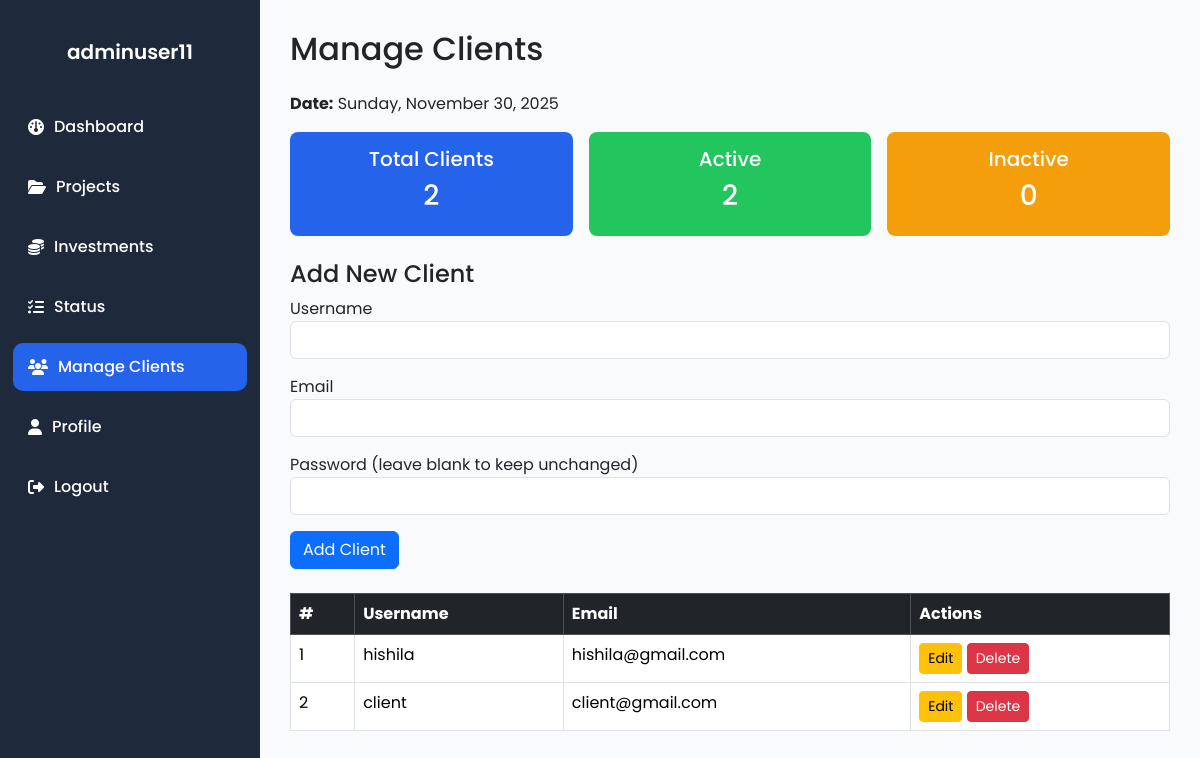
Screenshot of /admin/admin_sidebar.php (signed in) with the database file from the repository.
### tables this page shows
CREATE TABLE `users` (
  `id` int(11) NOT NULL,
  `username` varchar(255) NOT NULL,
  `email` varchar(150) NOT NULL,
  `password` varchar(255) NOT NULL,
  `role` enum('admin','client','investor') NOT NULL DEFAULT 'client',
  `created_at` timestamp NOT NULL DEFAULT current_timestamp(),
  `country` varchar(100) DEFAULT NULL,
  `phone` varchar(20) DEFAULT NULL,
  `status` enum('active','inactive') DEFAULT 'active',
  `city` varchar(100) DEFAULT NULL,
  `deleted_at` datetime DEFAULT NULL
);

### admin/admin_sidebar.php (the view, shortened to what this page needs)
<?php
require '../db_connect.php';
$admin_name = $_SESSION['username'] ?? 'Admin';
$date = date("l, F d, Y");
$total_clients = $pdo->query("SELECT COUNT(*) FROM users WHERE role='client'")->fetchColumn();
$active_clients = $pdo->query("SELECT COUNT(*) FROM users WHERE role='client' AND status='active'")->fetchColumn();
$inactive_clients = $total_clients - $active_clients;
$edit_mode = false;
$username = '';
$email = '';
$stmt = $pdo->prepare("SELECT * FROM users WHERE role = 'client' ORDER BY id DESC");
$stmt->execute();
$clients = $stmt->fetchAll(PDO::FETCH_ASSOC);
?>
<!DOCTYPE html>
<html lang="en">
<head>
<link href="https://cdn.jsdelivr.net/npm/bootstrap@5.3.3/dist/css/bootstrap.min.css" rel="stylesheet">
<link href="https://cdnjs.cloudflare.com/ajax/libs/font-awesome/6.5.0/css/all.min.css" rel="stylesheet">
</head>
<body>
<div class="sidebar" id="sidebar">
  <div>
    <h5><?= htmlspecialchars($admin_name) ?></h5>
  </div>
  <a href="admin_dashboard.php"><i class="fa-solid fa-gauge"></i> Dashboard</a>
  <a href="projects.php"><i class="fa-solid fa-folder-open"></i> Projects</a>
  <a href="admin_investments.php"><i class="fa-solid fa-coins"></i> Investments</a>
  <a href="status.php"><i class="fa-solid fa-list-check"></i> Status</a>
  <a href="manage_clients.php" class="active"><i class="fa-solid fa-users"></i> Manage Clients</a>
  <a href="admin_profile.php"><i class="fa-solid fa-user"></i> Profile</a>
  <a href="../logout.php"><i class="fa-solid fa-right-from-bracket"></i> Logout</a>
</div>
<div class="content">
    <h2 class="mb-4">Manage Clients</h2>
    <p><strong>Date:</strong> <?= $date ?></p>
    <div class="stats d-flex gap-3 mb-4">
        <div class="stat-card" style="background:#2563eb;"><h5>Total Clients</h5><h3><?= $total_clients ?></h3></div>
        <div class="stat-card" style="background:#22c55e;"><h5>Active</h5><h3><?= $active_clients ?></h3></div>
        <div class="stat-card" style="background:#f59e0b;"><h5>Inactive</h5><h3><?= $inactive_clients ?></h3></div>
    </div>
    <h4><?= $edit_mode ? 'Edit Client' : 'Add New Client' ?></h4>
    <form method="POST" action="manage_clients.php" class="mb-4">
        <div class="mb-3">
          <label>Username</label>
          <input type="text" name="username" class="form-control" value="<?= htmlspecialchars($username) ?>" required>
        </div>
        <div class="mb-3">
          <label>Email</label>
          <input type="email" name="email" class="form-control" value="<?= htmlspecialchars($email) ?>" required>
        </div>
        <div class="mb-3">
          <label>Password (leave blank to keep unchanged)</label>
          <input type="password" name="password" class="form-control">
        </div>
        <button type="submit" class="btn btn-primary"><?= $edit_mode ? 'Update Client' : 'Add Client' ?></button>
    </form>
    <table class="table table-bordered bg-white">
        <thead class="table-dark">
            <tr><th>#</th><th>Username</th><th>Email</th><th>Actions</th></tr>
        </thead>
        <tbody>
            <?php if($clients): foreach($clients as $i=>$c): ?>
            <tr>
                <td><?= $i+1 ?></td>
                <td><?= htmlspecialchars($c['username']) ?></td>
                <td><?= htmlspecialchars($c['email']) ?></td>
                <td>
                    <a href="manage_clients.php?edit_id=<?= $c['id'] ?>" class="btn btn-sm btn-warning">Edit</a>
                    <a href="manage_clients.php?delete_id=<?= $c['id'] ?>" class="btn btn-sm btn-danger" onclick="return confirm('Delete this client?')">Delete</a>
                </td>
            </tr>
            <?php endforeach; else: ?>
            <tr><td colspan="4" class="text-center">No clients found.</td></tr>
            <?php endif; ?>
        </tbody>
    </table>
</div>
</body>
</html>

### admin/admin_sidebar.php (style rules this page uses)
body { font-family: 'Poppins', sans-serif; background: #f8fafc; display: flex; margin: 0; }
.sidebar { width: 260px; background: #1e293b; min-height: 100vh; position: fixed; color: white; padding-top: 30px; transition: 0.3s; display: flex; flex-direction: column; align-items: center; }
.sidebar div { text-align: center; margin-bottom: 25px; }
.sidebar div h5 { margin-top: 10px; font-weight: 600; }
.sidebar a { display: flex; align-items: center; width: 90%; color: white; text-decoration: none; padding: 12px 15px; margin: 6px 0; border-radius: 10px; font-weight: 500; transition: 0.3s; }
.sidebar a i { margin-right: 10px; }
.sidebar a:hover, .sidebar a.active { background: #2563eb; }
.content { margin-left: 260px; padding: 30px; width: 100%; }
.stat-card { flex: 1; color: white; padding: 15px; border-radius: 8px; text-align: center; }

### rows the page displays
users: username "hishila", email "hishila@gmail.com"
users: username "client", email "client@gmail.com"

### other values shown
$admin_name "adminuser11"
$total_clients "2"
$active_clients "2"
$inactive_clients "0"
